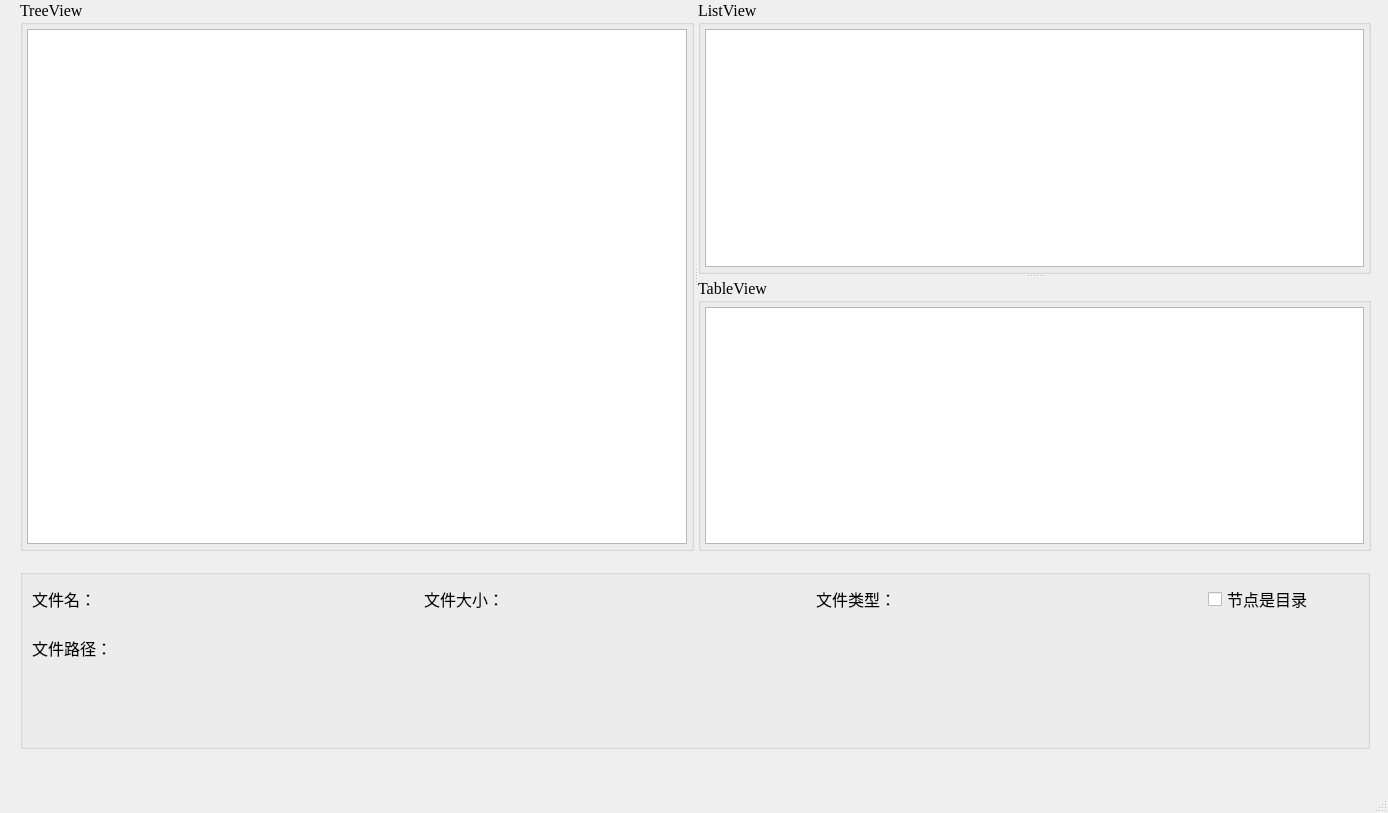
<?xml version="1.0" encoding="UTF-8"?>
<ui version="4.0">
 <class>TestQFileSystemModel</class>
 <widget class="QMainWindow" name="TestQFileSystemModel">
  <property name="geometry">
   <rect>
    <x>0</x>
    <y>0</y>
    <width>1388</width>
    <height>813</height>
   </rect>
  </property>
  <property name="font">
   <font>
    <family>Times New Roman</family>
    <pointsize>12</pointsize>
   </font>
  </property>
  <property name="windowTitle">
   <string>TestQFileSystemModel</string>
  </property>
  <widget class="QWidget" name="centralwidget">
   <widget class="QSplitter" name="splitterMain">
    <property name="geometry">
     <rect>
      <x>20</x>
      <y>0</y>
      <width>1351</width>
      <height>551</height>
     </rect>
    </property>
    <property name="orientation">
     <enum>Qt::Horizontal</enum>
    </property>
    <widget class="QGroupBox" name="groupBox3">
     <property name="title">
      <string>TreeView</string>
     </property>
     <layout class="QVBoxLayout" name="verticalLayout_3">
      <property name="spacing">
       <number>4</number>
      </property>
      <property name="leftMargin">
       <number>4</number>
      </property>
      <property name="topMargin">
       <number>4</number>
      </property>
      <property name="rightMargin">
       <number>4</number>
      </property>
      <property name="bottomMargin">
       <number>4</number>
      </property>
      <item>
       <widget class="QTreeView" name="treeView"/>
      </item>
     </layout>
    </widget>
    <widget class="QSplitter" name="splitter">
     <property name="orientation">
      <enum>Qt::Vertical</enum>
     </property>
     <widget class="QGroupBox" name="groupBox1">
      <property name="title">
       <string>ListView</string>
      </property>
      <layout class="QVBoxLayout" name="verticalLayout">
       <property name="spacing">
        <number>4</number>
       </property>
       <property name="leftMargin">
        <number>4</number>
       </property>
       <property name="topMargin">
        <number>4</number>
       </property>
       <property name="rightMargin">
        <number>4</number>
       </property>
       <property name="bottomMargin">
        <number>4</number>
       </property>
       <item>
        <widget class="QListView" name="listView"/>
       </item>
      </layout>
     </widget>
     <widget class="QGroupBox" name="groupBox2">
      <property name="title">
       <string>TableView</string>
      </property>
      <layout class="QVBoxLayout" name="verticalLayout_2">
       <property name="spacing">
        <number>3</number>
       </property>
       <property name="leftMargin">
        <number>4</number>
       </property>
       <property name="topMargin">
        <number>4</number>
       </property>
       <property name="rightMargin">
        <number>4</number>
       </property>
       <property name="bottomMargin">
        <number>4</number>
       </property>
       <item>
        <widget class="QTableView" name="tableView"/>
       </item>
      </layout>
     </widget>
    </widget>
   </widget>
   <widget class="QGroupBox" name="groupBox4">
    <property name="geometry">
     <rect>
      <x>20</x>
      <y>569</y>
      <width>1350</width>
      <height>180</height>
     </rect>
    </property>
    <property name="minimumSize">
     <size>
      <width>1000</width>
      <height>180</height>
     </size>
    </property>
    <property name="maximumSize">
     <size>
      <width>16777215</width>
      <height>500</height>
     </size>
    </property>
    <property name="title">
     <string/>
    </property>
    <layout class="QVBoxLayout" name="verticalLayout_4">
     <item>
      <layout class="QHBoxLayout" name="horizontalLayout">
       <item>
        <widget class="QLabel" name="display1">
         <property name="maximumSize">
          <size>
           <width>150</width>
           <height>16777215</height>
          </size>
         </property>
         <property name="text">
          <string>文件名：</string>
         </property>
        </widget>
       </item>
       <item>
        <widget class="QLabel" name="LabFileName">
         <property name="text">
          <string/>
         </property>
        </widget>
       </item>
       <item>
        <widget class="QLabel" name="display2">
         <property name="maximumSize">
          <size>
           <width>150</width>
           <height>16777215</height>
          </size>
         </property>
         <property name="text">
          <string>文件大小：</string>
         </property>
        </widget>
       </item>
       <item>
        <widget class="QLabel" name="LabFileSize">
         <property name="text">
          <string/>
         </property>
        </widget>
       </item>
       <item>
        <widget class="QLabel" name="display3">
         <property name="maximumSize">
          <size>
           <width>150</width>
           <height>16777215</height>
          </size>
         </property>
         <property name="text">
          <string>文件类型：</string>
         </property>
        </widget>
       </item>
       <item>
        <widget class="QLabel" name="LabType">
         <property name="text">
          <string/>
         </property>
        </widget>
       </item>
       <item>
        <widget class="QCheckBox" name="chkIsDir">
         <property name="maximumSize">
          <size>
           <width>150</width>
           <height>16777215</height>
          </size>
         </property>
         <property name="text">
          <string>节点是目录</string>
         </property>
        </widget>
       </item>
      </layout>
     </item>
     <item>
      <widget class="QLabel" name="display1_2">
       <property name="maximumSize">
        <size>
         <width>150</width>
         <height>16777215</height>
        </size>
       </property>
       <property name="text">
        <string>文件路径：</string>
       </property>
      </widget>
     </item>
     <item>
      <widget class="QLabel" name="LabPath">
       <property name="minimumSize">
        <size>
         <width>0</width>
         <height>45</height>
        </size>
       </property>
       <property name="text">
        <string/>
       </property>
      </widget>
     </item>
    </layout>
   </widget>
  </widget>
  <widget class="QMenuBar" name="menubar">
   <property name="geometry">
    <rect>
     <x>0</x>
     <y>0</y>
     <width>1388</width>
     <height>32</height>
    </rect>
   </property>
  </widget>
  <widget class="QStatusBar" name="statusbar"/>
 </widget>
 <resources/>
 <connections/>
</ui>
